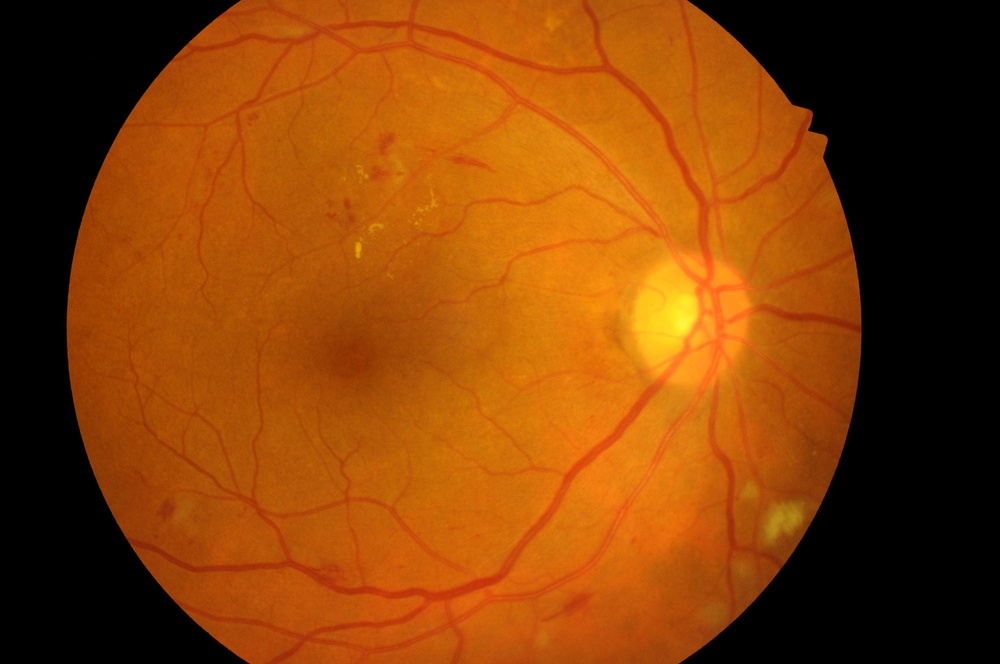
#> input picture pgnpython/eye_image.jpg, 1000 x 664 px, shrunk from 4288 x 2848 before the run, found by its file name
$ python main.py
#> lines starting #> are read from the running program, lines starting #| are printed output that depends on the picture; after the words box and inside, x2 and y2 are one past the last pixel; in counts of white or black regions, pixels touching at a corner belong together
#> in main, image is the input picture: shape (664, 1000, 3); mean B, G, R 6.7, 63.9, 132.5
import cv2
import numpy as np
import os

def save_image(image, filename):
    cv2.imwrite(filename, image)


def binarization(image):
    gray = cv2.cvtColor(image, cv2.COLOR_BGR2GRAY)
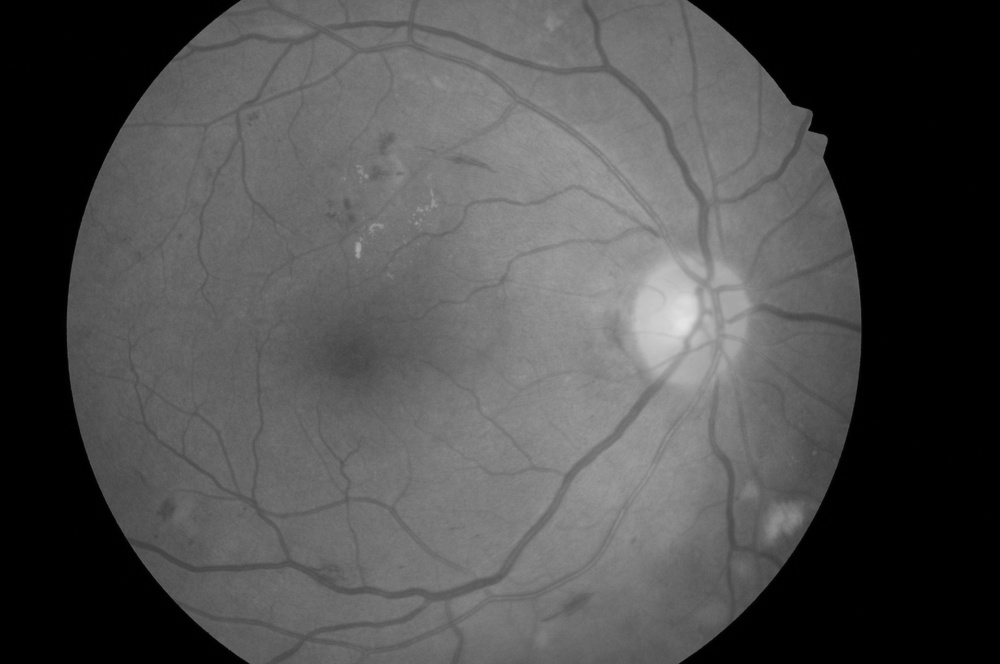
#> gray: shape (664, 1000); min 0, max 227, mean 77.9
    _, binary = cv2.threshold(gray, 128, 255, cv2.THRESH_BINARY)
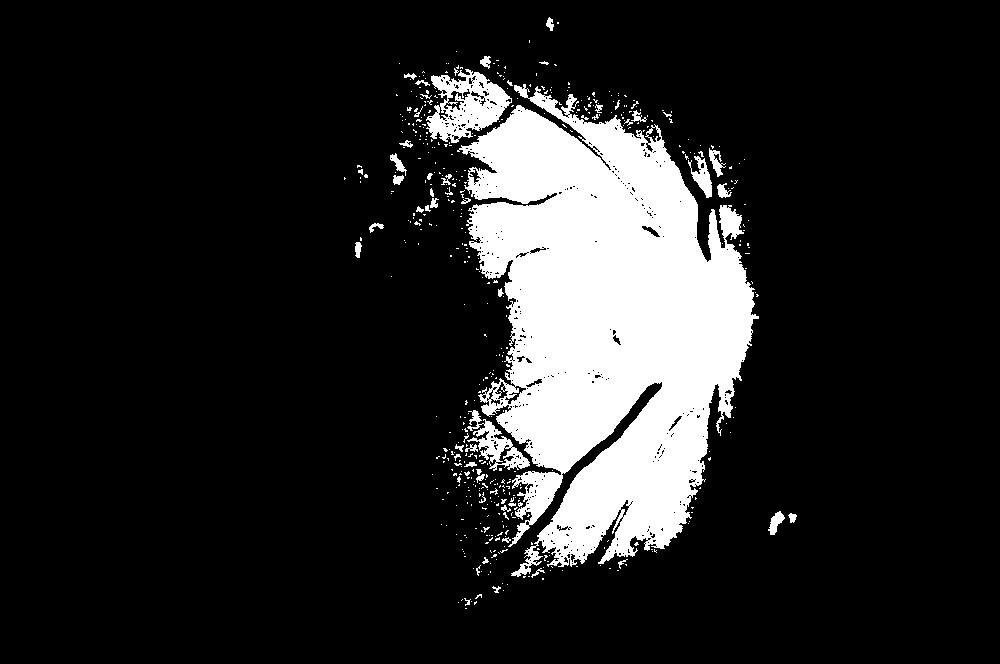
#> binary: shape (664, 1000); 14.6% white; 506 white regions (455 under 20 px), largest, box (x1, y1, x2, y2) and area: (457, 84, 759, 577) 88153, (426, 69, 512, 143) 3320, (467, 410, 530, 471) 1268
    return binary


def enhance_contrast(image):
    gray = cv2.cvtColor(image, cv2.COLOR_BGR2GRAY)
    equalized = cv2.equalizeHist(gray)
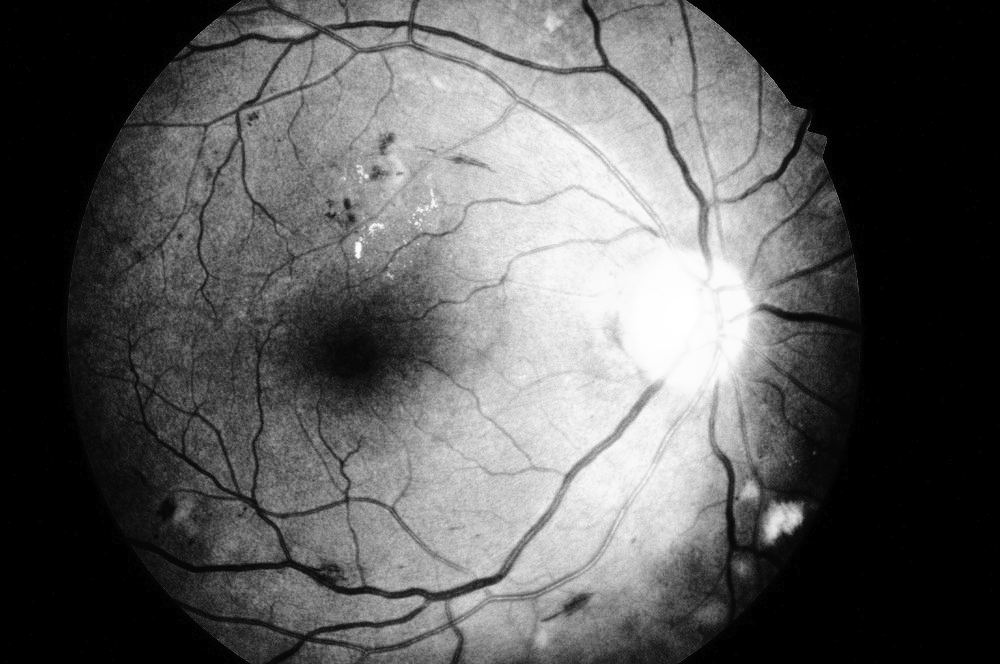
#> equalized: shape (664, 1000); min 0, max 255, mean 91.4
    return equalized


def skeletonize_image(binary_image):

    skeleton = np.zeros(binary_image.shape, dtype=np.uint8)
    while True:
        eroded = cv2.erode(binary_image, np.ones((3, 3), np.uint8))
        temp = cv2.dilate(eroded, np.ones((3, 3), np.uint8))
        temp = cv2.subtract(binary_image, temp)
        skeleton = cv2.bitwise_or(skeleton, temp)
        binary_image = eroded.copy()
        if cv2.countNonZero(binary_image) == 0:
            break
#> this loop made 58 passes
#> pass 1, in skeletonize_image, `eroded = cv2.erode(binary_image, np.ones((3, 3), np.uint8))`:
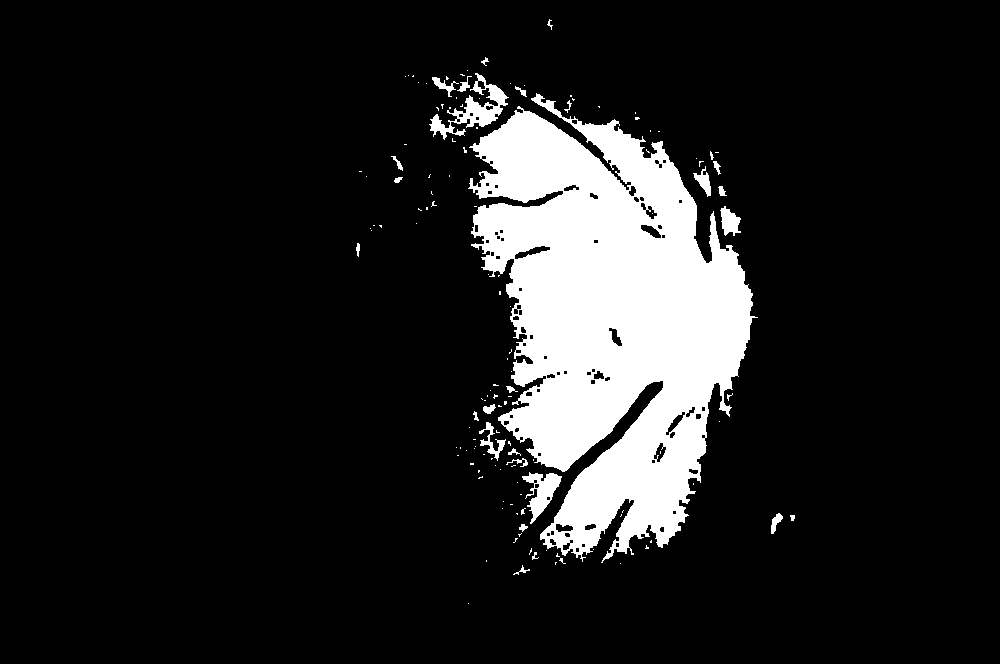
#> eroded: shape (664, 1000); 12.4% white; 135 white regions (107 under 20 px), largest, box (x1, y1, x2, y2) and area: (468, 93, 758, 563) 77413, (429, 73, 509, 140) 1531, (522, 472, 562, 524) 907
#> pass 1, in skeletonize_image, `temp = cv2.subtract(binary_image, temp)`:
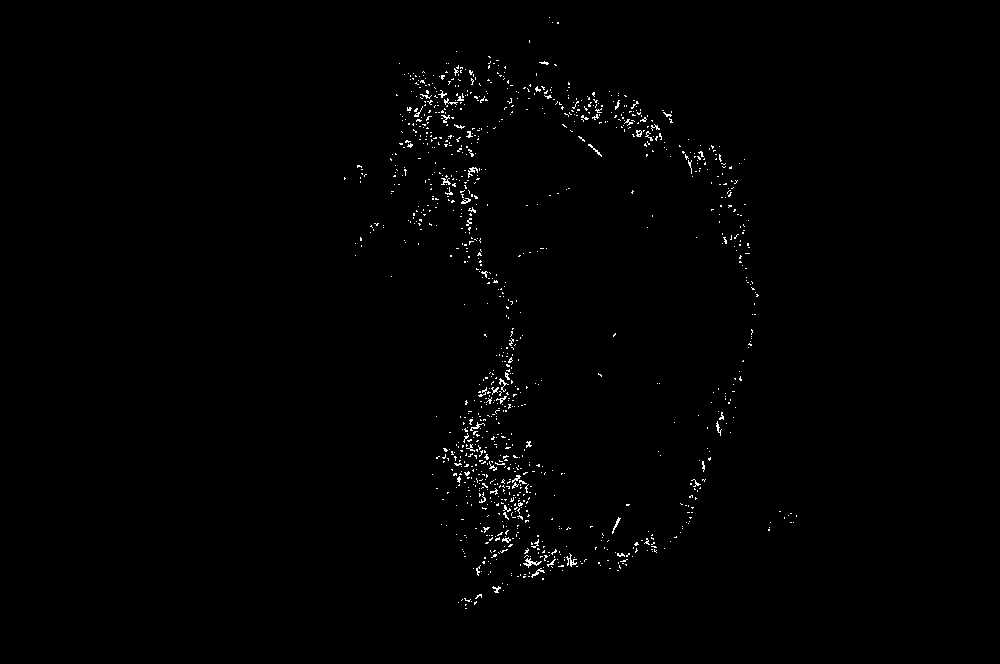
#> temp: shape (664, 1000); 0.78% white in thin lines or dots, all inside (x1, y1, x2, y2) = (344, 17, 797, 609)
#> after the loop: binary_image: shape (664, 1000); every value is 0
#> after the loop:
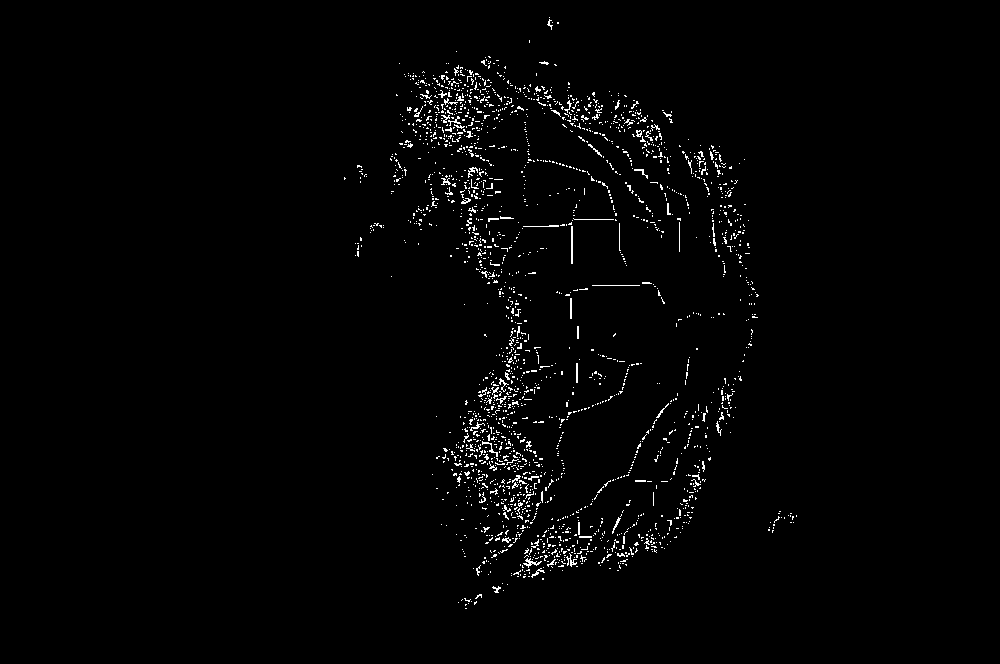
#> skeleton: shape (664, 1000); 1.6% white in thin lines or dots, all inside (x1, y1, x2, y2) = (344, 17, 797, 609)
    return skeleton


def segmentation_and_contours(image):
    gray = cv2.cvtColor(image, cv2.COLOR_BGR2GRAY)
    _, binary = cv2.threshold(gray, 128, 255, cv2.THRESH_BINARY)
    contours, _ = cv2.findContours(binary, cv2.RETR_EXTERNAL, cv2.CHAIN_APPROX_SIMPLE)
#> contours = 504 contours, 477 with area under 20; largest, box (x1, y1, x2, y2) and area: (457, 84, 759, 577) 87856, (426, 69, 512, 143) 3658, (467, 410, 530, 471) 1242, (688, 156, 712, 198) 398, (768, 511, 785, 535) 174
    segmented_image = np.zeros_like(image)
    cv2.drawContours(segmented_image, contours, -1, (0, 255, 0), 1)
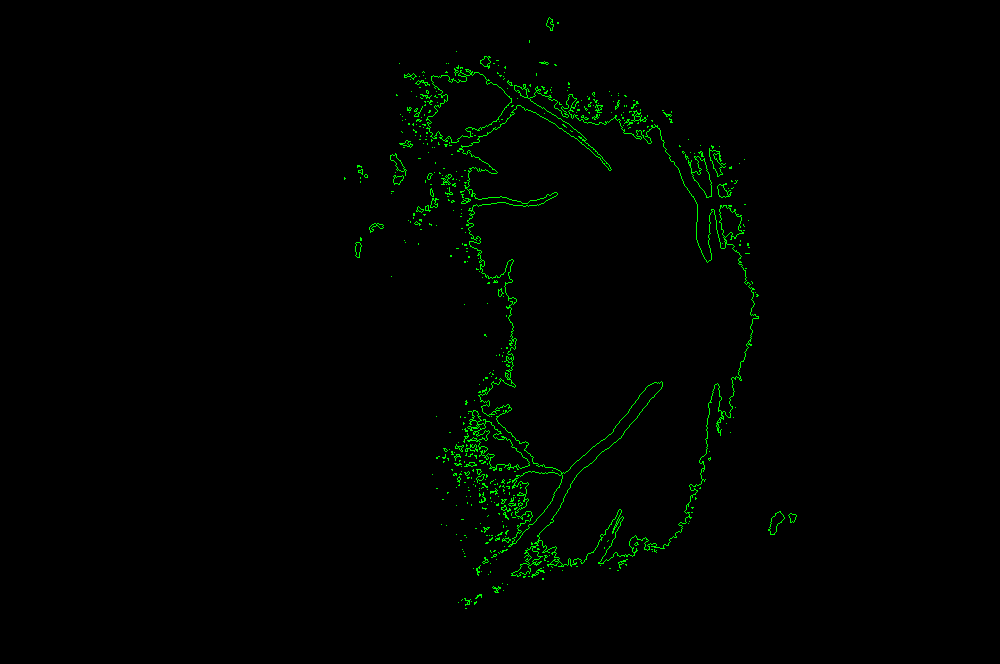
#> segmented_image: shape (664, 1000, 3); mean of channels 0, 1, 2 0, 3, 0; drawn as B, G, R
    return segmented_image

def main():
    input_image_path = 'Z:/pgnpython/eye_image.jpg'
    image = cv2.imread(input_image_path)

    if image is None:
        print("Ошибка: не удалось загрузить изображение. Проверьте путь.")
        return

    output_folder = os.path.dirname(input_image_path)

    binary_image = binarization(image)
    save_image(binary_image, os.path.join(output_folder, 'binary_image.jpg'))

    enhanced_image = enhance_contrast(image)
    save_image(enhanced_image, os.path.join(output_folder, 'enhanced_image.jpg'))

    skeleton_image = skeletonize_image(binary_image)
    save_image(skeleton_image, os.path.join(output_folder, 'skeleton_image.jpg'))

    segmented_image = segmentation_and_contours(image)
    save_image(segmented_image, os.path.join(output_folder, 'segmented_image.jpg'))

if __name__ == "__main__":
    main()
